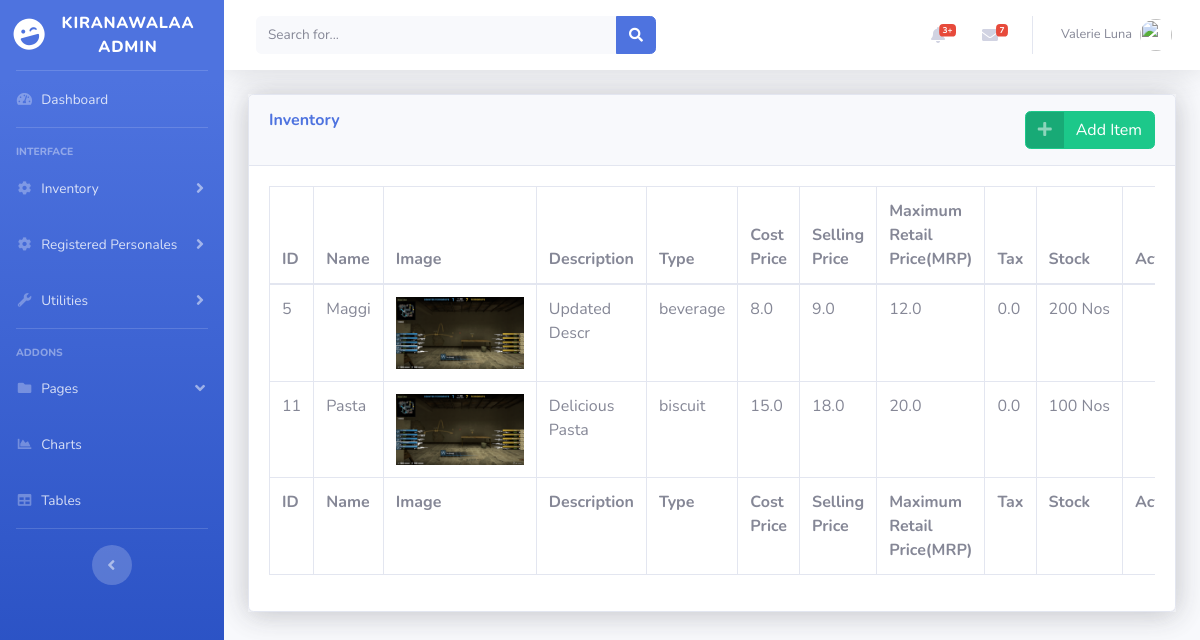
Screenshot of /inventory/ (signed in) with the database file from the repository.
### inventory/models.py (models this page shows, shortened)
class Item(models.Model):
    title = models.CharField(max_length=100)
    desc = models.CharField(max_length=1000)
    category = models.CharField(max_length=40)
    cprice = models.FloatField()
    sprice = models.FloatField()
    mrp = models.FloatField()
    tax = models.FloatField(default=0.00)
    stock = models.PositiveIntegerField()
    units = models.CharField(max_length=10)
    image = models.ImageField(default="default2.jpg", upload_to='item_pics')
    created_at = models.DateTimeField(auto_now_add=True)
    updated_at = models.DateTimeField(auto_now=True)

### inventory/views.py (the view)
# urls.py: path("", views.inventorylist, name="inventory"),
@login_required(login_url="/login")
def inventorylist(request):
    if request.user.is_staff:
        context = {"items": Item.objects.all()}
        return render(request, "inventory/inventory.html", context)
    else:
        messages.warning(request, f"Not an Admin")
        return redirect("/")

### inventory/templates/inventory/inventory.html (shortened to what this page needs)
{% extends "dashboard/blank.html" %}}
{% block content %}
                <div class="content-section shadow center-block">
                        <div class="card shadow mb-4">
                            <div class="card-header py-3">
                            <div>
                            <h6 class="m-0 font-weight-bold text-primary">Inventory <a href="{% url 'create-item' %}" class="btn btn-success btn-icon-split float-right">
                    <span class="icon text-white-50">
                      <i class="fas fa-plus"></i>
                    </span>
                    <span class="text">Add Item</span>
                  </a></h6>
                            </div>
                            </div>
                            <div class="card-body">
                            <div class="table-responsive">
                                <table class="table table-bordered" id="dataTable" width="100%" cellspacing="0">
                                <thead>
                                    <tr>
                                    <th>ID</th>
                                    <th class="text-left" >Name</th>
                                    <th>Image</th>
                                    <th>Description</th>
                                    <th>Type</th>
                                    <th>Cost Price</th>
                                    <th>Selling Price</th>
                                    <th>Maximum Retail Price(MRP)</th>
                                    <th>Tax</th>
                                    <th>Stock</th>
                                    <th class="text-right" >Actions</th>
                                    </tr>
                                </thead>
                                <tfoot>
                                    <tr>
                                    <th>ID</th>
                                    <th class="text-left" >Name</th>
                                    <th>Image</th>
                                    <th>Description</th>
                                    <th>Type</th>
                                    <th>Cost Price</th>
                                    <th>Selling Price</th>
                                    <th>Maximum Retail Price(MRP)</th>
                                    <th>Tax</th>
                                    <th>Stock</th>
                                    <th class="text-right" >Actions</th>
                                    </tr>
                                </tfoot>
                                <tbody>
                                {% for item in items %}
                                    <tr>
                                    <td class="text-left">{{ item.id }}</td>
                                    <td class="text-left">{{ item.title }}</td>
                                    <td><img style="width:128px;" src="{{item.image.url}}"></td>
                                    <td>{{ item.desc }}</td>
                                    <td>{{ item.category }}</td>
                                    <td>{{ item.cprice }}</td>
                                    <td>{{ item.sprice }}</td>
                                    <td>{{ item.mrp }}</td>
                                    <td>{{ item.tax }}</td>
                                    <td>{{ item.stock }}&nbsp;{{ item.units }}</td>
                                    <td class="text-right"></td>
                                    </tr>
                                {% endfor %}
                                </tbody>
                                </table>
                            </div>
                            </div>
                        </div>
                </div>
{% endblock content %}

### rows the page displays
Item: id "5", title "Maggi", image (picture), desc "Updated Descr", category "beverage", cprice "8.0", sprice "9.0", mrp "12.0", tax "0.0", stock "200", units "Nos"
Item: id "11", title "Pasta", image (picture), desc "Delicious Pasta", category "biscuit", cprice "15.0", sprice "18.0", mrp "20.0", tax "0.0", stock "100", units "Nos"
